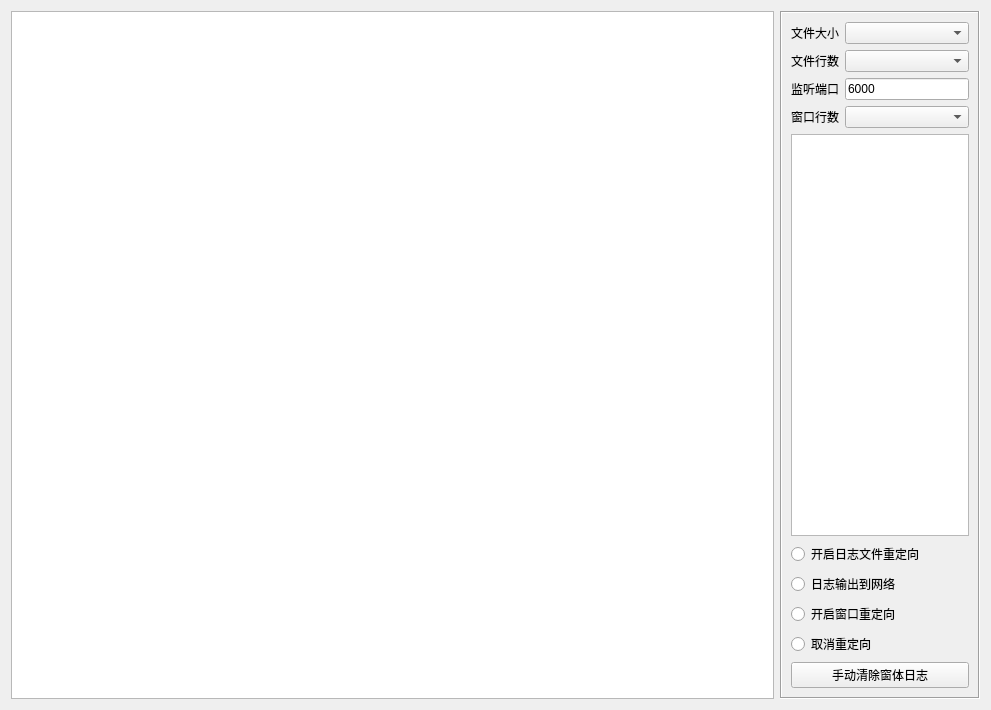
<?xml version="1.0" encoding="UTF-8"?>
<ui version="4.0">
 <class>frmSaveLog</class>
 <widget class="QWidget" name="frmSaveLog">
  <property name="geometry">
   <rect>
    <x>0</x>
    <y>0</y>
    <width>991</width>
    <height>710</height>
   </rect>
  </property>
  <property name="windowTitle">
   <string>Form</string>
  </property>
  <layout class="QHBoxLayout" name="horizontalLayout">
   <item>
    <widget class="QTextEdit" name="txtMain"/>
   </item>
   <item>
    <widget class="QFrame" name="frame">
     <property name="minimumSize">
      <size>
       <width>200</width>
       <height>0</height>
      </size>
     </property>
     <property name="maximumSize">
      <size>
       <width>200</width>
       <height>16777215</height>
      </size>
     </property>
     <property name="frameShape">
      <enum>QFrame::Box</enum>
     </property>
     <property name="frameShadow">
      <enum>QFrame::Sunken</enum>
     </property>
     <layout class="QVBoxLayout" name="verticalLayout">
      <item>
       <layout class="QGridLayout" name="gridLayout">
        <item row="2" column="1">
         <widget class="QLineEdit" name="txtPort">
          <property name="text">
           <string>6000</string>
          </property>
         </widget>
        </item>
        <item row="0" column="1">
         <widget class="QComboBox" name="cboxSize"/>
        </item>
        <item row="1" column="1">
         <widget class="QComboBox" name="cboxRow"/>
        </item>
        <item row="4" column="0">
         <widget class="QLabel" name="labRow_2">
          <property name="text">
           <string>窗口行数</string>
          </property>
         </widget>
        </item>
        <item row="0" column="0">
         <widget class="QLabel" name="labSize">
          <property name="text">
           <string>文件大小</string>
          </property>
         </widget>
        </item>
        <item row="1" column="0">
         <widget class="QLabel" name="labRow">
          <property name="text">
           <string>文件行数</string>
          </property>
         </widget>
        </item>
        <item row="4" column="1">
         <widget class="QComboBox" name="cboxViewRows"/>
        </item>
        <item row="2" column="0">
         <widget class="QLabel" name="labPort">
          <property name="text">
           <string>监听端口</string>
          </property>
         </widget>
        </item>
       </layout>
      </item>
      <item>
       <widget class="QListWidget" name="listType"/>
      </item>
      <item>
       <widget class="QRadioButton" name="rb_LogtoFile">
        <property name="text">
         <string>开启日志文件重定向</string>
        </property>
       </widget>
      </item>
      <item>
       <widget class="QRadioButton" name="rb_LogtoNet">
        <property name="text">
         <string>日志输出到网络</string>
        </property>
       </widget>
      </item>
      <item>
       <widget class="QRadioButton" name="rb_LogtoForm">
        <property name="text">
         <string>开启窗口重定向</string>
        </property>
       </widget>
      </item>
      <item>
       <widget class="QRadioButton" name="rb_LogCancel">
        <property name="text">
         <string>取消重定向</string>
        </property>
       </widget>
      </item>
      <item>
       <widget class="QPushButton" name="btnLog">
        <property name="text">
         <string>手动清除窗体日志</string>
        </property>
       </widget>
      </item>
     </layout>
    </widget>
   </item>
  </layout>
 </widget>
 <resources/>
 <connections/>
</ui>
